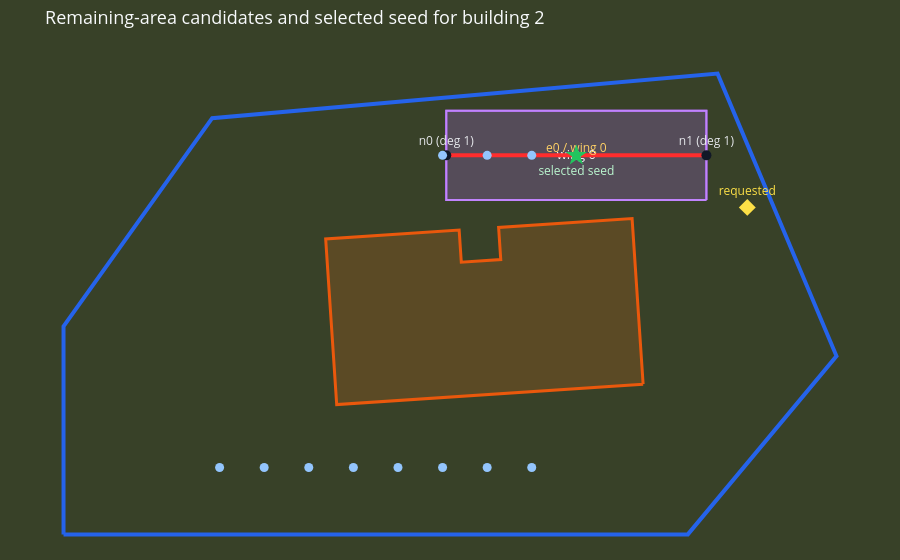

Notebook source saved alongside this figure:
### Markdown cell above
## Remaining-area seed for building 2

This section shows the current second-building seeding logic after the planner repair. It samples remaining feasible centroid candidates after placing building 1, then picks the nearest candidate to building 2's requested position.

### Code cell
import importlib
from IPython.display import display
import plotly.graph_objects as go

if "SITE_BOUNDARY" not in globals():
    SITE_BOUNDARY = [
        [0.0, 0.0, 0.0],
        [84.0, 0.0, 0.0],
        [104.0, 24.0, 0.0],
        [88.0, 62.0, 0.0],
        [20.0, 56.0, 0.0],
        [0.0, 28.0, 0.0],
        [0.0, 0.0, 0.0],
    ]

generate_building_boundary_module = importlib.reload(importlib.import_module("agent.tools.generate_building_boundary"))
decision_engine_module = importlib.reload(importlib.import_module("agent.decision_engine"))
building_shape_graph_module = importlib.reload(importlib.import_module("agent.tools.building_shape_graph"))
multi_building_mock_module = importlib.reload(importlib.import_module("agent.tools.multi_building_mock"))

if "data" not in globals():
    data = generate_building_boundary_module.generate_building_boundary(
        area=900.0,
        building_type="U",
        building_depth=18.0,
        shape_ratio=0.62,
        site_boundary=SITE_BOUNDARY,
        optimize_placement=True,
        placement_clearance=2.0,
        population_size=40,
        generation_count=40,
        random_seed=11,
    )["data"]

second_building_template = generate_building_boundary_module.generate_building_boundary(
    area=420.0,
    building_type="I",
    building_depth=12.0,
    shape_ratio=0.66,
    optimize_placement=False,
 )["data"]

first_building = {
    "geometry_id": data["geometry_id"],
    "boundary": data["boundary"],
}
second_building_requested_position = [92.0, 44.0]
remaining_result = multi_building_mock_module.mock_remaining_buildable_positions(
    site_boundary=SITE_BOUNDARY,
    placed_buildings=[first_building],
    candidate_building_boundary=second_building_template["boundary"],
    grid_size=6.0,
    clearance=2.0,
    max_positions=20,
 )
second_building_state = {
    "placed_buildings": [first_building],
    "remaining_candidate_positions": remaining_result["data"]["candidate_positions"],
    "requested_positions": [[30.0, 24.0], second_building_requested_position],
}
selected_seed = decision_engine_module._select_generation_location_hint(second_building_state)
seeded_second_building = second_building_template
if selected_seed is not None:
    seeded_model = building_shape_graph_module.build_shape_model(
        area=420.0,
        building_type="I",
        building_depth=12.0,
        shape_ratio=0.66,
    )
    seeded_model = building_shape_graph_module.apply_shape_transform(
        seeded_model,
        translation_xy=(selected_seed[0], selected_seed[1]),
    )
    seeded_second_building = building_shape_graph_module.serialize_shape_model(seeded_model)

display({
    "candidate_count": remaining_result["data"]["candidate_count"],
    "requested_position": second_building_requested_position,
    "selected_seed": selected_seed,
    "second_building_shape_type": second_building_template["shape_type"],
    "seeded_centerline_node_count": seeded_second_building["building_graph"]["centerline_graph"]["node_count"],
    "seeded_centerline_edge_count": seeded_second_building["building_graph"]["centerline_graph"]["edge_count"],
    "candidate_positions": remaining_result["data"]["candidate_positions"],
})

figure = go.Figure()
_add_boundary_trace(
    figure,
    SITE_BOUNDARY,
    line_color="#2563eb",
    line_width=4,
    name="site",
)
_add_boundary_trace(
    figure,
    data["boundary"],
    line_color="#ea580c",
    line_width=3,
    fillcolor="rgba(249, 115, 22, 0.18)",
    name="building 1",
)
_add_boundary_trace(
    figure,
    seeded_second_building["boundary"],
    line_color="#a855f7",
    line_width=2,
    fillcolor="rgba(168, 85, 247, 0.10)",
    name="building 2 at selected seed",
)
for wing in seeded_second_building["wings"]:
    _add_boundary_trace(
        figure,
        wing["boundary"],
        line_color="#c084fc",
        line_width=2,
        fillcolor="rgba(192, 132, 252, 0.14)",
        name=f"building 2 wing {wing['wing_index']}",
    )
_add_wing_labels(figure, seeded_second_building["wings"])
_add_centerline_graph_trace(figure, seeded_second_building["building_graph"])

candidate_positions = remaining_result["data"]["candidate_positions"]
figure.add_trace(
    go.Scatter(
        x=[point[0] for point in candidate_positions],
        y=[point[1] for point in candidate_positions],
        mode="markers",
        marker=dict(color="#93c5fd", size=9),
        hoverinfo="skip",
        showlegend=False,
    )
)
figure.add_trace(
    go.Scatter(
        x=[second_building_requested_position[0]],
        y=[second_building_requested_position[1]],
        mode="markers+text",
        marker=dict(color="#fde047", size=13, symbol="diamond"),
        text=["requested"],
        textposition="top center",
        textfont=dict(color="#fde047", size=12),
        hoverinfo="skip",
        showlegend=False,
    )
)
if selected_seed is not None:
    figure.add_trace(
        go.Scatter(
            x=[selected_seed[0]],
            y=[selected_seed[1]],
            mode="markers+text",
            marker=dict(color="#22c55e", size=16, symbol="star"),
            text=["selected seed"],
            textposition="bottom center",
            textfont=dict(color="#bbf7d0", size=12),
            hoverinfo="skip",
            showlegend=False,
        )
    )
figure.update_layout(title="Remaining-area candidates and selected seed for building 2")
_apply_zoom_to_fit(figure)

### Figure 1 — Plotly figure (JSON) as saved in the notebook; plotly's stock layout.template omitted (floating-point values rounded to 4 significant figures)
{"data": [{"hoverinfo": "skip", "line": {"color": "#2563eb", "width": 4}, "mode": "lines", "name": "site", "showlegend": false, "type": "scatter", "x": [0, 84, 104, 88, 20, 0, 0], "y": [0, 0, 24, 62, 56, 28, 0]}, {"fill": "toself", "fillcolor": "rgba(249, 115, 22, 0.18)", "hoverinfo": "skip", "line": {"color": "#ea580c", "width": 3}, "mode": "lines", "name": "building 1", "showlegend": false, "type": "scatter", "x": [77.98, 60.02, 54.72, 36.76, 35.56, 35.27, 53.23, 53.52, 58.83, 58.54, 76.5, 76.79, 77.98], "y": [20.21, 19.01, 18.66, 17.46, 35.42, 39.75, 40.95, 36.62, 36.97, 41.3, 42.5, 38.17, 20.21]}, {"fill": "toself", "fillcolor": "rgba(168, 85, 247, 0.10)", "hoverinfo": "skip", "line": {"color": "#a855f7", "width": 2}, "mode": "lines", "name": "building 2 at selected seed", "showlegend": false, "type": "scatter", "x": [86.5, 86.5, 51.5, 51.5, 86.5], "y": [45, 57, 57, 45, 45]}, {"fill": "toself", "fillcolor": "rgba(192, 132, 252, 0.14)", "hoverinfo": "skip", "line": {"color": "#c084fc", "width": 2}, "mode": "lines", "name": "building 2 wing 0", "showlegend": false, "type": "scatter", "x": [86.5, 86.5, 51.5, 51.5, 86.5], "y": [45, 57, 57, 45, 45]}, {"hoverinfo": "skip", "mode": "text", "showlegend": false, "text": ["wing 0"], "textfont": {"color": "#f8fafc", "size": 13}, "textposition": "middle center", "type": "scatter", "x": [69], "y": [51]}, {"hoverinfo": "skip", "line": {"color": "#ff2d2d", "width": 4}, "mode": "lines", "showlegend": false, "type": "scatter", "x": [51.5, 86.5], "y": [51, 51]}, {"hoverinfo": "skip", "mode": "text", "showlegend": false, "text": ["e0 / wing 0"], "textfont": {"color": "#ffd166", "size": 12}, "textposition": "top center", "type": "scatter", "x": [69], "y": [51]}, {"hoverinfo": "text", "hovertext": ["node 0", "node 1"], "marker": {"color": "#111827", "size": 10}, "mode": "markers+text", "showlegend": false, "text": ["n0 (deg 1)", "n1 (deg 1)"], "textfont": {"color": "#e5e7eb", "size": 12}, "textposition": "top center", "type": "scatter", "x": [51.5, 86.5], "y": [51, 51]}, {"hoverinfo": "skip", "marker": {"color": "#93c5fd", "size": 9}, "mode": "markers", "showlegend": false, "type": "scatter", "x": [21, 27, 33, 39, 45, 51, 51, 57, 57, 63, 63, 69], "y": [9, 9, 9, 9, 9, 9, 51, 9, 51, 9, 51, 51]}, {"hoverinfo": "skip", "marker": {"color": "#fde047", "size": 13, "symbol": "diamond"}, "mode": "markers+text", "showlegend": false, "text": ["requested"], "textfont": {"color": "#fde047", "size": 12}, "textposition": "top center", "type": "scatter", "x": [92], "y": [44]}, {"hoverinfo": "skip", "marker": {"color": "#22c55e", "size": 16, "symbol": "star"}, "mode": "markers+text", "showlegend": false, "text": ["selected seed"], "textfont": {"color": "#bbf7d0", "size": 12}, "textposition": "bottom center", "type": "scatter", "x": [69], "y": [51]}], "layout": {"font": {"color": "#f8fafc", "size": 13}, "margin": {"b": 0, "l": 0, "r": 0, "t": 48}, "paper_bgcolor": "#384128", "plot_bgcolor": "#384128", "title": {"text": "Remaining-area candidates and selected seed for building 2"}, "xaxis": {"visible": false}, "yaxis": {"scaleanchor": "x", "scaleratio": 1, "visible": false}}}
